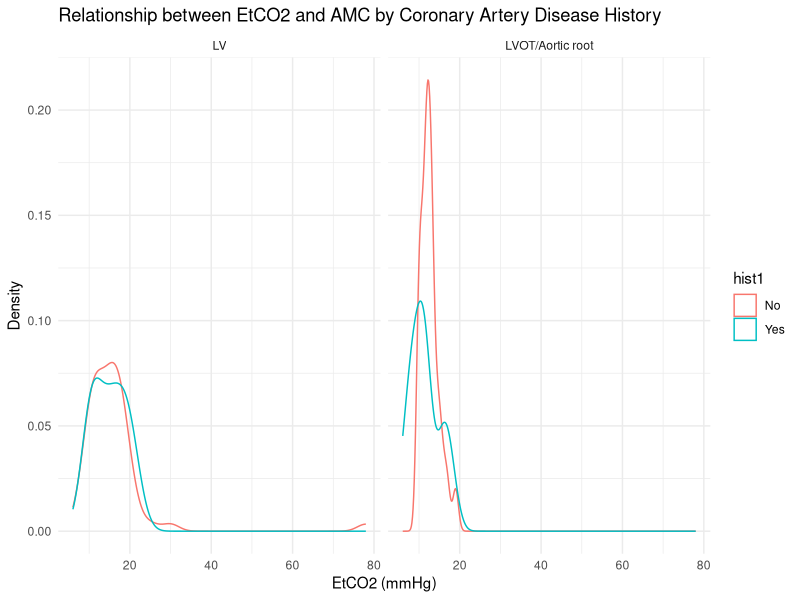
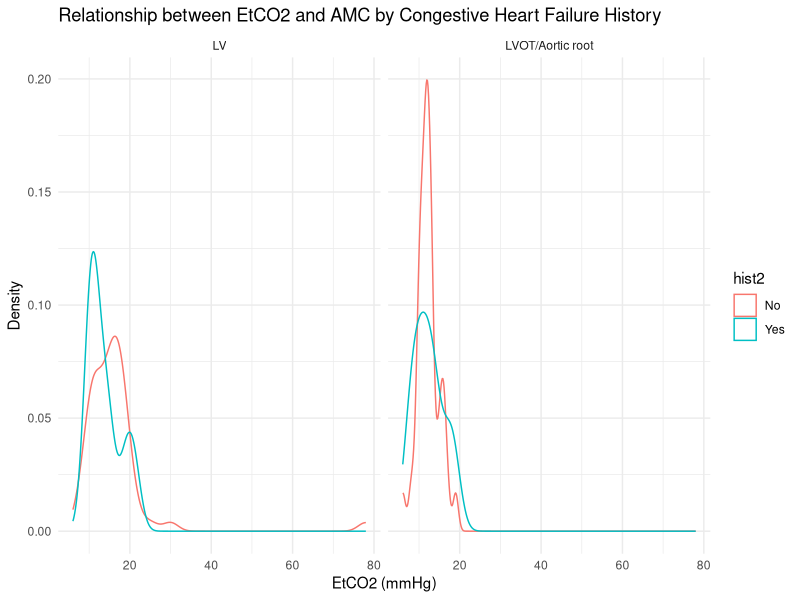
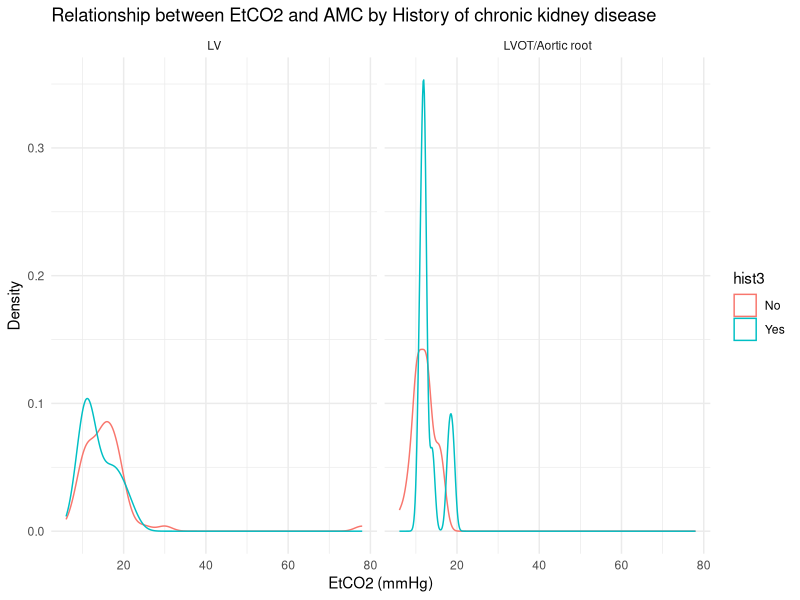
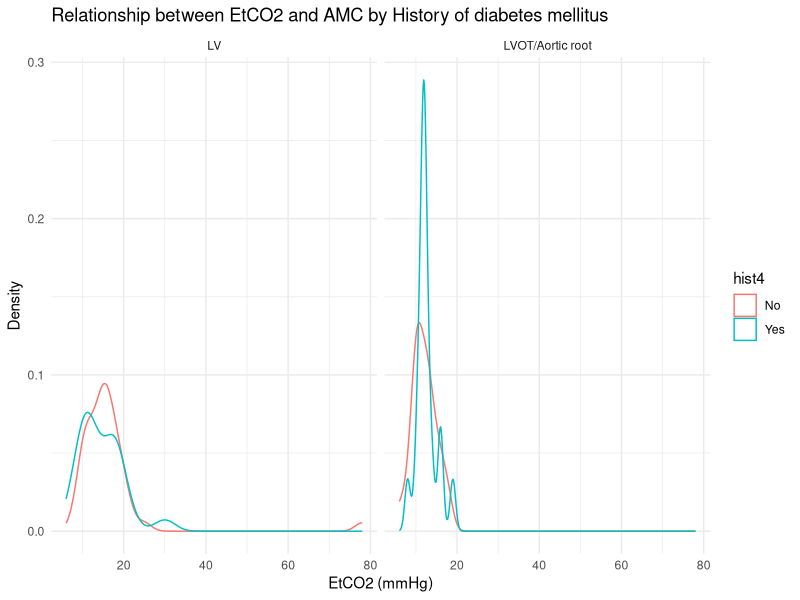
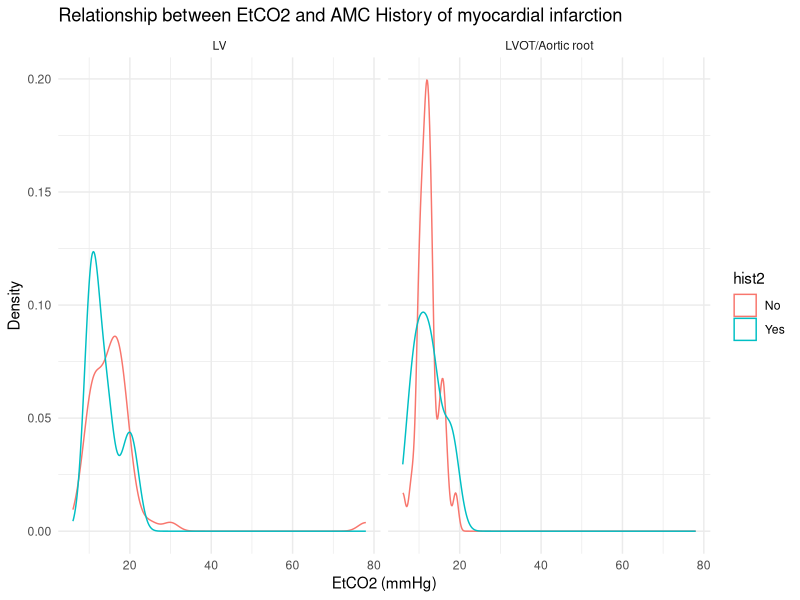
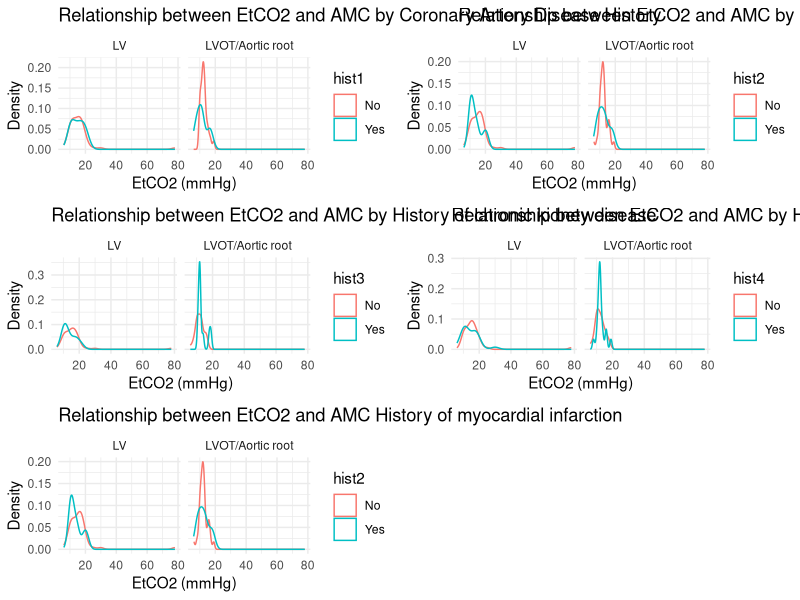

Reproduce these figures in R, in order.
## ---- chunk 1
knitr::opts_chunk$set(echo = TRUE)
## ---- chunk 2
library(readxl)
data <- read_excel("cardiac_arrests.xlsx")

data[data == 9999] <- NA

data$race <- factor(data$race, levels = c(1, 2, 3, 4, 99), 
                    labels = c("White", "Black/African American", 
                               "Asian", "Latinx", "Other"))

data$amc <- factor(data$amc, levels = c(1, 2), 
                   labels = c("LV", "LVOT/Aortic root"))

data$op_level <- factor(data$op_level, levels = c(1, 2, 3, 99), 
                        labels = c("Attending physician", "Fellow", 
                                   "Resident", "Other"))

data$cpr_type <- factor(data$cpr_type, levels = c(1, 2, 3), 
                        labels = c("Manual", "Mechanical", "Alternating"))

data$hist1 <- factor(data$hist1, levels = c(0, 1), 
                     labels = c("No", "Yes"))

data$hist2 <- factor(data$hist2, levels = c(0, 1), 
                     labels = c("No", "Yes"))

data$hist3 <- factor(data$hist3, levels = c(0, 1), 
                     labels = c("No", "Yes"))

data$hist4 <- factor(data$hist4, levels = c(0, 1), 
                     labels = c("No", "Yes"))

data$hist5 <- factor(data$hist5, levels = c(0, 1), 
                     labels = c("No", "Yes"))

data$rosc <- factor(data$rosc, levels = c(0, 1), 
                    labels = c("No", "Yes"))

data$survival <- factor(data$survival, levels = c(0, 1), 
                        labels = c("No", "Yes"))

data$time_approx <- factor(data$time_approx, levels = c(0, 1), 
                           labels = c("Known", "Approximated"))

summary(data)
sum(is.na(data))
## ---- chunk 3
cleaned_data <- na.omit(data)

sum(is.na(cleaned_data))
## ---- chunk 4
interaction_model <- glm(amc ~ etco2 + etco2 * hist1 + etco2 * hist2 + etco2 * hist3 + 
                         etco2 * hist4 + etco2 * hist5, 
                         data = cleaned_data, family = binomial)

summary(interaction_model)
## ---- chunk 5
library(ggplot2)

# hist1
h1 <- ggplot(cleaned_data, aes(x = etco2, color = hist1)) +
  geom_density() +
  facet_wrap(~ amc) +
  labs(title = "Relationship between EtCO2 and AMC by Coronary Artery Disease History",
       x = "EtCO2 (mmHg)", y = "Density") +
  theme_minimal()

h1
## ---- chunk 6
# hist2
h2 <- ggplot(cleaned_data, aes(x = etco2, color = hist2)) +
  geom_density() +
  facet_wrap(~ amc) +
  labs(title = "Relationship between EtCO2 and AMC by Congestive Heart Failure History",
       x = "EtCO2 (mmHg)", y = "Density") +
  theme_minimal()

h2
## ---- chunk 7
# hist3
h3 <- ggplot(cleaned_data, aes(x = etco2, color = hist3)) +
  geom_density() +
  facet_wrap(~ amc) +
  labs(title = "Relationship between EtCO2 and AMC by History of chronic kidney disease",
       x = "EtCO2 (mmHg)", y = "Density") +
  theme_minimal()

h3
## ---- chunk 8
# hist4
h4 <- ggplot(cleaned_data, aes(x = etco2, color = hist4)) +
  geom_density() +
  facet_wrap(~ amc) +
  labs(title = "Relationship between EtCO2 and AMC by History of diabetes mellitus",
       x = "EtCO2 (mmHg)", y = "Density") +
  theme_minimal()

h4
## ---- chunk 9
# hist5
h5 <- ggplot(cleaned_data, aes(x = etco2, color = hist2)) +
  geom_density() +
  facet_wrap(~ amc) +
  labs(title = "Relationship between EtCO2 and AMC History of myocardial infarction",
       x = "EtCO2 (mmHg)", y = "Density") +
  theme_minimal()

h5
## ---- chunk 10
library(gridExtra)
grid.arrange(h1, h2, h3, h4, h5, ncol = 2)

